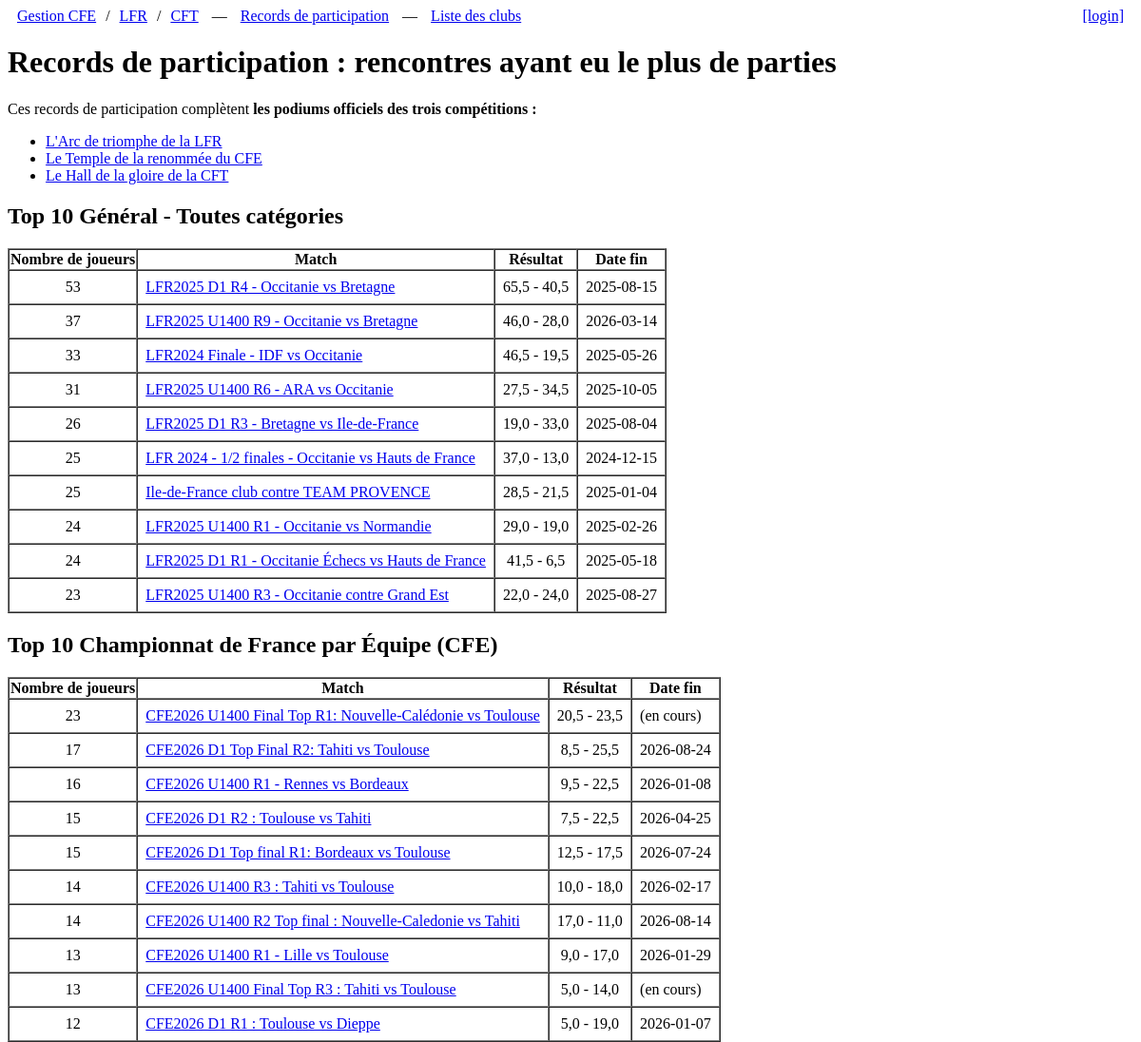
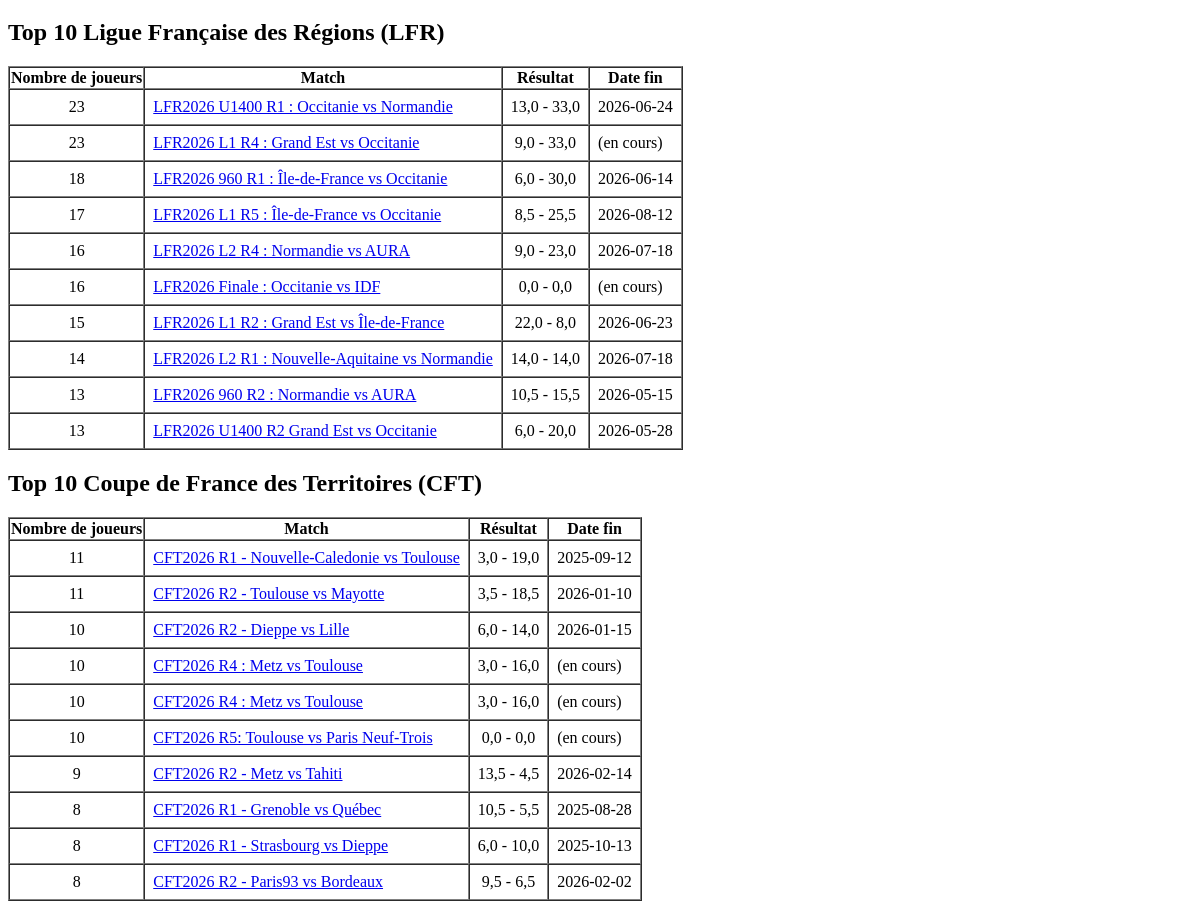
/top10/, run on the app's committed database (2 pictures, top to bottom).
### tournoi/models.py (models this page shows, shortened)
class BaseModel(models.Model):
    id = models.CharField(max_length=100, primary_key=True)
    name = models.CharField(max_length=200, blank=True, default='')
    class Meta:
        abstract = True
    @property # so we can use `club.url` in Python or `{{ club.url }}` in HTML!
    def url(self): return self.url_prefix + self.id
    raw_data = models.JSONField(default=dict, blank=True)

class Match(BaseModel):
    api_prefix = "https://api.chess.com/pub/match/"
    url_prefix = "https://www.chess.com/club/matches/"
    competition = models.ForeignKey(Competition, on_delete=models.CASCADE, related_name='matches')
    status = models.CharField(max_length=50, blank=True)
    team1 = models.ForeignKey(Club, on_delete=models.SET_NULL, null=True, related_name='matches_as_team1')#club1
    team2 = models.ForeignKey(Club, on_delete=models.SET_NULL, null=True, related_name='matches_as_team2')#club2
    score_team1 = models.FloatField(default=0)
    score_team2 = models.FloatField(default=0)
    num_boards = models.IntegerField(default=0)
    @property
    def end_date(self) -> datetime | None:
        try: return datetime.fromtimestamp(int(self.raw_data['end_time']))
        except (KeyError, ValueError, TypeError): return None

### tournoi/views.py (the view)
# urls.py: path('top10/', views.top10, name='top10'),
def top10(request):
    current_year = str(date.today().year)
    matches = Match.objects.annotate(
            finished=F('score_team1') + F('score_team2')
        ).order_by( '-num_boards', '-finished',
                    F('raw_data__end_time').asc(nulls_last=True))
    top10 = {'': {  "name": "Général - Toutes catégories",
                    "matches": matches[:10] },
            'CFE': { 'name': 'Championnat de France par Équipe (CFE)'},
            'LFR': { 'name': 'Ligue Française des Régions (LFR)'},
            'CFT': { 'name': 'Coupe de France des Territoires (CFT)'},
        }
    matches = matches.filter(name__icontains=current_year)
    for code,data in top10.items():
        if code: data['matches'] = matches.filter(name__icontains=code)[:10]
    return render(request, 'tournoi/top10.html', {'sections': top10 })

### tournoi/templates/tournoi/top10.html (shortened to what this page needs)
{% extends 'base.html' %}
{% block content %}
<h1>Records de participation : rencontres ayant eu le plus de parties</h1>
Ces records de participation complètent <b> les podiums officiels des trois compétitions&nbsp;:</b>
<ul>
<li><a href="https://www.chess.com/fr/clubs/forum/view/arc-de-triomphe">
    L'Arc de triomphe de la LFR</a>
</li>
<li><a href="https://www.chess.com/fr/clubs/forum/view/temple-de-la-renommee-du-cfe">
    Le Temple de la renommée du CFE</a>
</li>
<li><a href="https://www.chess.com/fr/clubs/forum/view/hall-de-la-gloire-2">
    Le Hall de la gloire de la CFT</a>
</li>
</ul>
{% for code,section in sections.items %}
    <h2>Top 10 {{ section.name }}</h2>
<table border=1 cellspacing=0>
    <thead>
        <tr><th>Nombre de joueurs</th><th>Match</th><th>Résultat</th><th>Date fin</th></tr>
    </thead>
    <tbody>
{% for match in section.matches %}
    <tr>
        <td align=center>{{ match.num_boards }}</td>
        <td><a href="{{match.url}}">{{ match.name }}</a></td>
        <td align=center>{{ match.score_team1 }} - {{ match.score_team2 }}</td>
        <td>{{ match.end_date|date:'Y-m-d'|default:'(en cours)' }}</td>
    </tr>
{% empty %}
    <tr><td colspan="2">Aucun enregistrement trouvé.</td></tr>
{% endfor %}
    </tbody>
</table>
{% endfor %}
{% endblock content %}

### tournoi/templates/tournoi/top10.html (style rules this page uses)
td { padding:6pt }

### data on the page
Match: num_boards "53", name "LFR2025 D1 R4 - Occitanie vs Bretagne", score_team1 "65,5", score_team2 "40,5", end_date "2025-08-15"
Match: num_boards "37", name "LFR2025 U1400 R9 - Occitanie vs Bretagne", score_team1 "46,0", score_team2 "28,0", end_date "2026-03-14"
Match: num_boards "33", name "LFR2024 Finale - IDF vs Occitanie", score_team1 "46,5", score_team2 "19,5", end_date "2025-05-26"
Match: num_boards "31", name "LFR2025 U1400 R6 - ARA vs Occitanie", score_team1 "27,5", score_team2 "34,5", end_date "2025-10-05"
Match: num_boards "26", name "LFR2025 D1 R3 - Bretagne vs Ile-de-France", score_team1 "19,0", score_team2 "33,0", end_date "2025-08-04"
Match: num_boards "25", name "LFR 2024 - 1/2 finales - Occitanie vs Hauts de France", score_team1 "37,0", score_team2 "13,0", end_date "2024-12-15"
Match: num_boards "25", name "Ile-de-France club contre TEAM PROVENCE", score_team1 "28,5", score_team2 "21,5", end_date "2025-01-04"
Match: num_boards "24", name "LFR2025 U1400 R1 - Occitanie vs Normandie", score_team1 "29,0", score_team2 "19,0", end_date "2025-02-26"
Match: num_boards "24", name "LFR2025 D1 R1 - Occitanie Échecs vs Hauts de France", score_team1 "41,5", score_team2 "6,5", end_date "2025-05-18"
Match: num_boards "23", name "LFR2025 U1400 R3 - Occitanie contre Grand Est", score_team1 "22,0", score_team2 "24,0", end_date "2025-08-27"
Match: num_boards "23", name "CFE2026 U1400 Final Top R1: Nouvelle-Calédonie vs Toulouse", score_team1 "20,5", score_team2 "23,5", end_date "(en cours)"
Match: num_boards "17", name "CFE2026 D1 Top Final R2: Tahiti vs Toulouse", score_team1 "8,5", score_team2 "25,5", end_date "2026-08-24"
Match: num_boards "16", name "CFE2026 U1400 R1 - Rennes vs Bordeaux", score_team1 "9,5", score_team2 "22,5", end_date "2026-01-08"
Match: num_boards "15", name "CFE2026 D1 R2 : Toulouse vs Tahiti", score_team1 "7,5", score_team2 "22,5", end_date "2026-04-25"
Match: num_boards "15", name "CFE2026 D1 Top final R1: Bordeaux vs Toulouse", score_team1 "12,5", score_team2 "17,5", end_date "2026-07-24"
Match: num_boards "14", name "CFE2026 U1400 R3 : Tahiti vs Toulouse", score_team1 "10,0", score_team2 "18,0", end_date "2026-02-17"
Match: num_boards "14", name "CFE2026 U1400 R2 Top final : Nouvelle-Caledonie vs Tahiti", score_team1 "17,0", score_team2 "11,0", end_date "2026-08-14"
Match: num_boards "13", name "CFE2026 U1400 R1 - Lille vs Toulouse", score_team1 "9,0", score_team2 "17,0", end_date "2026-01-29"
Match: num_boards "13", name "CFE2026 U1400 Final Top R3 : Tahiti vs Toulouse", score_team1 "5,0", score_team2 "14,0", end_date "(en cours)"
Match: num_boards "12", name "CFE2026 D1 R1 : Toulouse vs Dieppe", score_team1 "5,0", score_team2 "19,0", end_date "2026-01-07"
Match: num_boards "23", name "LFR2026 U1400 R1 : Occitanie vs Normandie", score_team1 "13,0", score_team2 "33,0", end_date "2026-06-24"
Match: num_boards "23", name "LFR2026 L1 R4 : Grand Est vs Occitanie", score_team1 "9,0", score_team2 "33,0", end_date "(en cours)"
Match: num_boards "18", name "LFR2026 960 R1 : Île-de-France vs Occitanie", score_team1 "6,0", score_team2 "30,0", end_date "2026-06-14"
Match: num_boards "17", name "LFR2026 L1 R5 : Île-de-France vs Occitanie", score_team1 "8,5", score_team2 "25,5", end_date "2026-08-12"
Match: num_boards "16", name "LFR2026 L2 R4 : Normandie vs AURA", score_team1 "9,0", score_team2 "23,0", end_date "2026-07-18"
Match: num_boards "16", name "LFR2026 Finale : Occitanie vs IDF", score_team1 "0,0", score_team2 "0,0", end_date "(en cours)"
Match: num_boards "15", name "LFR2026 L1 R2 : Grand Est vs Île-de-France", score_team1 "22,0", score_team2 "8,0", end_date "2026-06-23"
Match: num_boards "14", name "LFR2026 L2 R1 : Nouvelle-Aquitaine vs Normandie", score_team1 "14,0", score_team2 "14,0", end_date "2026-07-18"
Match: num_boards "13", name "LFR2026 960 R2 : Normandie vs AURA", score_team1 "10,5", score_team2 "15,5", end_date "2026-05-15"
Match: num_boards "13", name "LFR2026 U1400 R2 Grand Est vs Occitanie", score_team1 "6,0", score_team2 "20,0", end_date "2026-05-28"
Match: num_boards "11", name "CFT2026 R1 - Nouvelle-Caledonie vs Toulouse", score_team1 "3,0", score_team2 "19,0", end_date "2025-09-12"
Match: num_boards "11", name "CFT2026 R2 - Toulouse vs Mayotte", score_team1 "3,5", score_team2 "18,5", end_date "2026-01-10"
Match: num_boards "10", name "CFT2026 R2 - Dieppe vs Lille", score_team1 "6,0", score_team2 "14,0", end_date "2026-01-15"
Match: num_boards "10", name "CFT2026 R4 : Metz vs Toulouse", score_team1 "3,0", score_team2 "16,0", end_date "(en cours)"
Match: num_boards "10", name "CFT2026 R4 : Metz vs Toulouse", score_team1 "3,0", score_team2 "16,0", end_date "(en cours)"
Match: num_boards "10", name "CFT2026 R5: Toulouse vs Paris Neuf-Trois", score_team1 "0,0", score_team2 "0,0", end_date "(en cours)"
Match: num_boards "9", name "CFT2026 R2 - Metz vs Tahiti", score_team1 "13,5", score_team2 "4,5", end_date "2026-02-14"
Match: num_boards "8", name "CFT2026 R1 - Grenoble vs Québec", score_team1 "10,5", score_team2 "5,5", end_date "2025-08-28"
Match: num_boards "8", name "CFT2026 R1 - Strasbourg vs Dieppe", score_team1 "6,0", score_team2 "10,0", end_date "2025-10-13"
Match: num_boards "8", name "CFT2026 R2 - Paris93 vs Bordeaux", score_team1 "9,5", score_team2 "6,5", end_date "2026-02-02"

### other printed values
{{ section.name }} "Général - Toutes catégories" "Championnat de France par Équipe (CFE)" "Ligue Française des Régions (LFR)" "Coupe de France des Territoires (CFT)"
